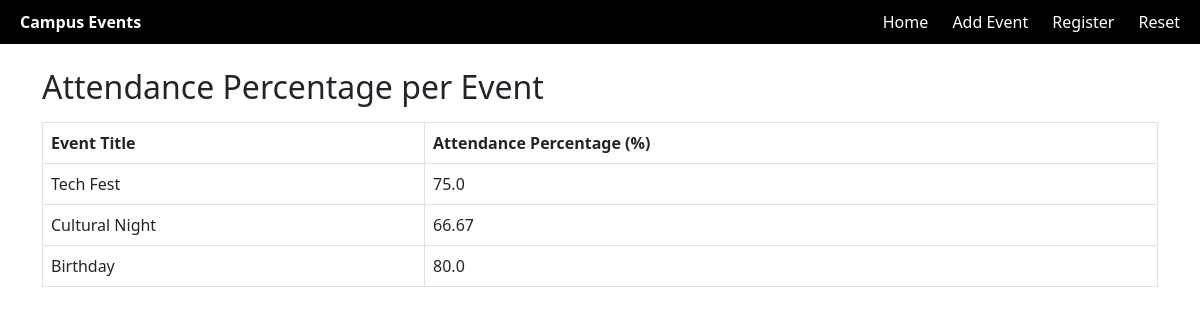
Page /reports/attendance on the committed database.
### tables this page shows
CREATE TABLE Events (
                        event_id INTEGER PRIMARY KEY AUTOINCREMENT,
                        title TEXT NOT NULL,
                        type TEXT NOT NULL,
                        date TEXT NOT NULL,
                        college_id INTEGER,
                        FOREIGN KEY (college_id) REFERENCES Colleges(college_id)
                    );

### app.py (the view)
@app.route("/reports/attendance")
def report_attendance():
    conn = sqlite3.connect(DATABASE)
    cursor = conn.cursor()
    cursor.execute("""
        SELECT e.title,
               COALESCE(SUM(CASE WHEN a.status='Present' THEN 1 ELSE 0 END)*100.0/COUNT(r.registration_id), 0) AS attendance_percentage
        FROM Events e
        LEFT JOIN Registrations r ON e.event_id = r.event_id
        LEFT JOIN Attendance a ON r.student_id = a.student_id AND r.event_id = a.event_id
        GROUP BY e.event_id
    """)
    data = cursor.fetchall()
    conn.close()
    return render_template("report_attendance.html", data=data)

### templates/report_attendance.html (shortened to what this page needs)
{% extends "base.html" %}
{% block content %}
<h2>Attendance Percentage per Event</h2>
<table class="table table-bordered mt-3">
    <thead>
        <tr>
            <th>Event Title</th>
            <th>Attendance Percentage (%)</th>
        </tr>
    </thead>
    <tbody>
        {% for event, percentage in data %}
        <tr>
            <td>{{ event }}</td>
            <td>{{ percentage|default(0)|round(2) }}</td>
        </tr>
        {% endfor %}
    </tbody>
</table>
{% endblock %}

### rows in the picture
Events: title "Tech Fest", percentage "75.0"
Events: title "Cultural Night", percentage "66.67"
Events: title "Birthday", percentage "80.0"
